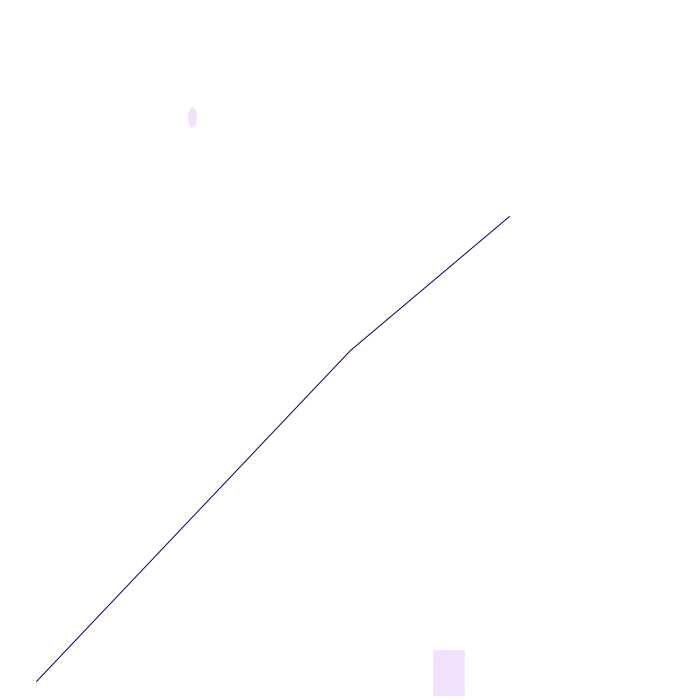
Frame 1 (no input)
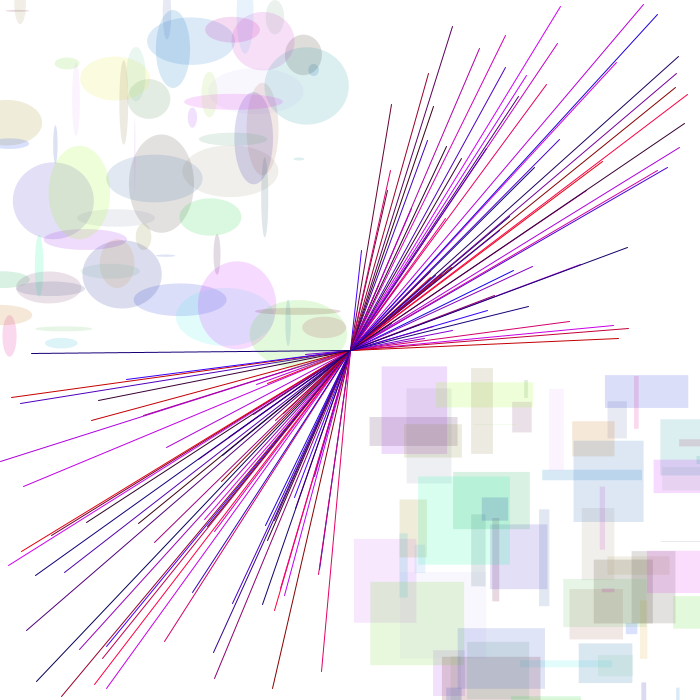
Frame 60 (the mouse pressed at the canvas centre just before this capture)
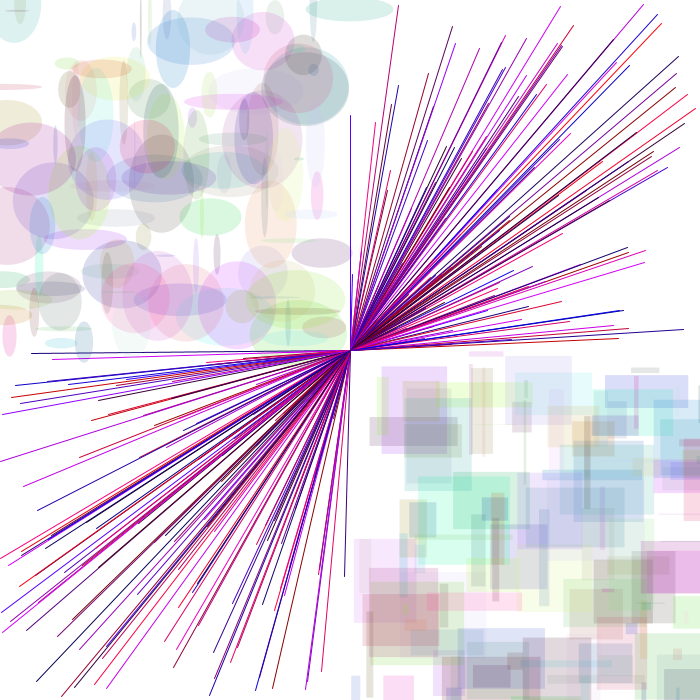
Frame 120 (the mouse held since frame 60 and released just before this capture)

The Processing sketch that drew these frames (run headless with seeded random() and noise(); from frame 60 on, the mouse is pressed at the canvas centre):

// Processing sketch: basic_5
// ── basic_5.pde
void setup() {
	size(700,700);
	background(255,255,255);
}

void draw() {
	
	// stroke(random(100));
	noStroke();
	fill(random(255), random(255), random(255),40);

	rect(random(350,700), random(350,700), random(100), random(100));
	ellipse(random(0,350), random(0,350), random(100), random(100));

	stroke(random(255),0,random(255));
	line(350,350,random(350,700),random(0,350));
	line(random(0,350),random(350,700),350,350);

}

void keyReleased(){
  if(key=='s' || key=='S'){
    save("image-" + frameCount + ".jpeg");
  }
}
